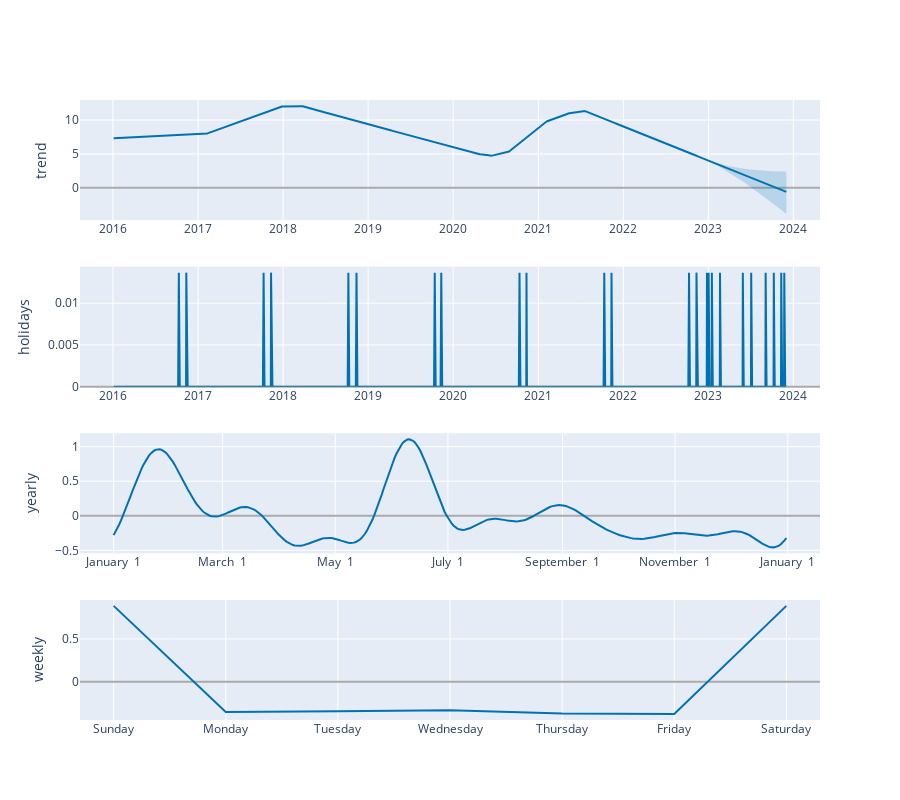

Write notebook code for a chart like this one.
### Code cell
# Python
plot_components_plotly(m, forecast)

### Figure 1 — Plotly figure (JSON) as saved in the notebook; plotly's stock layout.template omitted (floating-point values rounded to 4 significant figures; data arrays with more than 128 entries replaced by an {"elided": "..."} marker saying what was removed)
{"data": [{"line": {"color": "#0072B2", "width": 2}, "mode": "lines", "name": "trend", "type": "scatter", "x": {"elided": "2107 str values"}, "xaxis": "x", "y": {"elided": "2107 float values"}, "yaxis": "y"}, {"line": {"color": "rgba(0, 114, 178, 0.2)", "width": 0}, "mode": "lines", "name": "trend_upper", "type": "scatter", "x": {"elided": "2107 str values"}, "xaxis": "x", "y": {"elided": "2107 float values"}, "yaxis": "y"}, {"fill": "tonexty", "fillcolor": "rgba(0, 114, 178, 0.2)", "line": {"color": "rgba(0, 114, 178, 0.2)", "width": 0}, "mode": "lines", "name": "trend_lower", "type": "scatter", "x": {"elided": "2107 str values"}, "xaxis": "x", "y": {"elided": "2107 float values"}, "yaxis": "y"}, {"line": {"color": "#0072B2", "width": 2}, "mode": "lines", "name": "holidays", "text": {"elided": "2107 str values"}, "type": "scatter", "x": {"elided": "2107 str values"}, "xaxis": "x2", "y": {"elided": "2107 float values"}, "yaxis": "y2"}, {"line": {"color": "#0072B2", "width": 2}, "mode": "lines", "name": "yearly", "type": "scatter", "x": {"elided": "365 str values"}, "xaxis": "x3", "y": {"elided": "365 float values"}, "yaxis": "y3"}, {"line": {"color": "#0072B2", "width": 2}, "mode": "lines", "name": "weekly", "type": "scatter", "x": ["2017-01-01T00:00:00", "2017-01-02T00:00:00", "2017-01-03T00:00:00", "2017-01-04T00:00:00", "2017-01-05T00:00:00", "2017-01-06T00:00:00", "2017-01-07T00:00:00"], "xaxis": "x4", "y": [0.8857, -0.352, -0.344, -0.3305, -0.3697, -0.3751, 0.8857], "yaxis": "y4"}], "layout": {"height": 800, "showlegend": false, "width": 900, "xaxis": {"anchor": "y", "domain": [0, 1], "range": ["2015-08-12T13:12:00", "2024-04-24T10:48:00"], "type": "date"}, "xaxis2": {"anchor": "y2", "domain": [0, 1], "range": ["2015-08-12T13:12:00", "2024-04-24T10:48:00"], "type": "date"}, "xaxis3": {"anchor": "y3", "domain": [0, 1], "range": ["2016-12-13T18:54:02.958904115", "2018-01-18T11:04:57.863013581"], "tickformat": "%B %e", "type": "date"}, "xaxis4": {"anchor": "y4", "domain": [0, 1], "range": ["2016-12-31T16:48:00", "2017-01-07T07:12:00"], "tickformat": "%A", "type": "date"}, "yaxis": {"anchor": "x", "domain": [0.8063, 1], "rangemode": "normal", "title": {"text": "trend"}, "zerolinecolor": "#AAA"}, "yaxis2": {"anchor": "x2", "domain": [0.5375, 0.7312], "rangemode": "tozero", "title": {"text": "holidays"}, "zerolinecolor": "#AAA"}, "yaxis3": {"anchor": "x3", "domain": [0.2687, 0.4625], "title": {"text": "yearly"}, "zerolinecolor": "#AAA"}, "yaxis4": {"anchor": "x4", "domain": [0, 0.1938], "title": {"text": "weekly"}, "zerolinecolor": "#AAA"}}}
